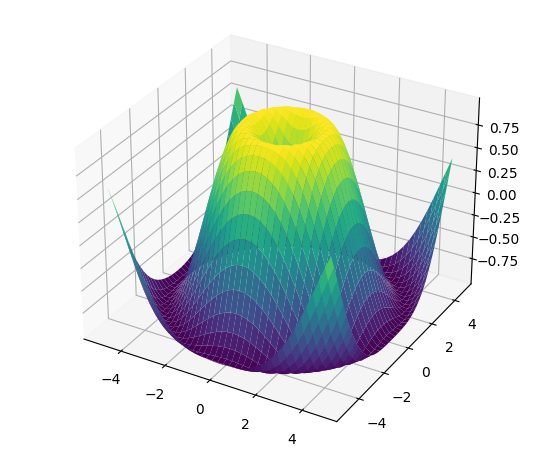

Recreate this plot in Python.
from matplotlib import cm
from mpl_toolkits.mplot3d import Axes3D

X = np.arange(-5, 5, 0.25)
Y = np.arange(-5, 5, 0.25)
X, Y = np.meshgrid(X, Y)
R = np.sqrt(X**2 + Y**2)
Z = np.sin(R)

fig = plt.figure()
ax = Axes3D(fig, auto_add_to_figure=False)
fig.add_axes(ax)
ax.plot_surface(X, Y, Z, rstride=1, cstride=1, cmap=cm.viridis)

plt.show()
